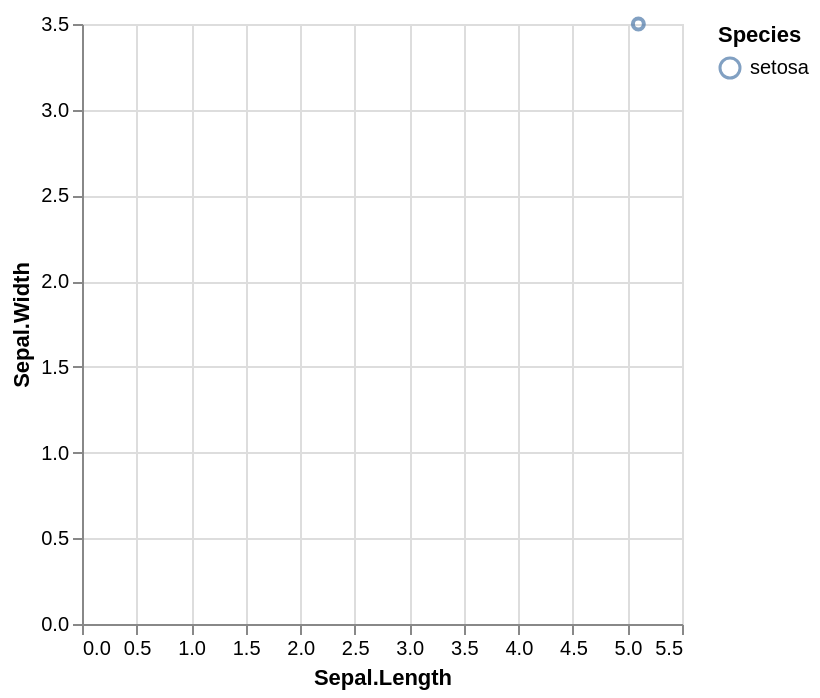

Vega-Lite specification for this chart:
### Vega-Lite specification from a JSON file in a GitHub repository (floating-point values rounded to 4 significant figures)
{"$schema": "https://vega.github.io/schema/vega-lite/v4.json", "datasets": {"data-00": [{"Sepal.Length": 5.1, "Sepal.Width": 3.5, "Petal.Length": 1.4, "Petal.Width": 0.2, "Species": "setosa"}]}, "layer": [{"data": {"name": "data-00"}, "mark": {"type": "point"}, "encoding": {"y": {"field": "Sepal\\.Width", "type": "quantitative", "title": "Sepal.Width"}, "x": {"field": "Sepal\\.Length", "type": "quantitative", "title": "Sepal.Length"}, "stroke": {"field": "Species", "type": "nominal", "title": "Species"}}}]}
